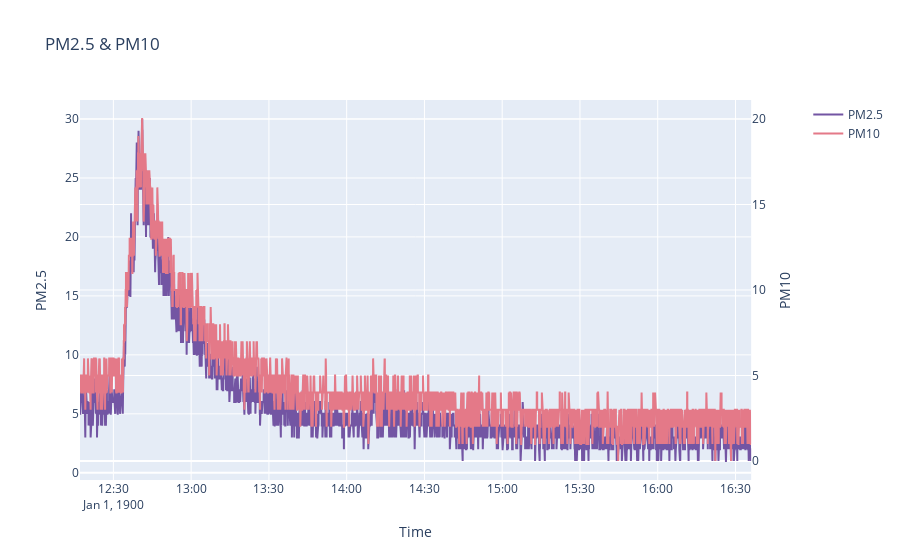

Write notebook code for a chart like this one.
### Code cell
#plotting latest data of one day in plotly
import plotly.graph_objects as go
from plotly.subplots import make_subplots
import pandas as pd
import datetime
df = pd.read_csv("24Oct2021.csv",sep=",")
#convert Time string to datetime type
format = "%H:%M:%S"
def convert_datetime(dt_string):
    dt_object = datetime.datetime.strptime(dt_string, format)
    return dt_object

df['Zeit'] = df['Zeit'].apply(convert_datetime)
def plotting(df):
    # Create figure with secondary y-axis
    fig = make_subplots(specs=[[{"secondary_y": True}]])

    # Add traces
    fig.add_trace(
        go.Scatter(x=df['Zeit'], y=df['PM25'], name="PM2.5", line=dict(color='#7355A3')),
        secondary_y=False,

    )

    fig.add_trace(
        go.Scatter(x=df['Zeit'], y=df['PM10'], name="PM10", line=dict(color='#E47988')),
        secondary_y=True,
    )

    # Add figure title
    fig.update_layout(
        title_text="PM2.5 & PM10",
        height=600
    )

    # Set x-axis title
    fig.update_xaxes(title_text="Time")

    # Set y-axes titles
    fig.update_yaxes(title_text="PM2.5", secondary_y=False)
    fig.update_yaxes(title_text="PM10", secondary_y=True)

    fig.show()

def plotting2(df):
    # Create figure with secondary y-axis
    fig = make_subplots(specs=[[{"secondary_y": True}]])

    # Add traces
    fig.add_trace(
        go.Scatter(x=df['JustTime'], y=df['SDS_P1'], name="PM2.5", line=dict(color='#7355A3')),
        secondary_y=False,

    )

    fig.add_trace(
        go.Scatter(x=df['JustTime'], y=df['SDS_P2'], name="PM10", line=dict(color='#E47988')),
        secondary_y=True,
    )

    # Add figure title
    fig.update_layout(
        title_text="PM2.5 & PM10",
        height=600
    )

    # Set x-axis title
    fig.update_xaxes(title_text="Time")

    # Set y-axes titles
    fig.update_yaxes(title_text="PM2.5", secondary_y=False)
    fig.update_yaxes(title_text="PM10", secondary_y=True)

    fig.show()
    
plotting(df)

### Figure 1 — Plotly figure (JSON) as saved in the notebook; plotly's stock layout.template omitted (floating-point values rounded to 4 significant figures; data arrays with more than 128 entries replaced by an {"elided": "..."} marker saying what was removed)
{"data": [{"line": {"color": "#7355A3"}, "name": "PM2.5", "type": "scatter", "x": {"elided": "15536 str values"}, "xaxis": "x", "y": {"elided": "15536 int values"}, "yaxis": "y"}, {"line": {"color": "#E47988"}, "name": "PM10", "type": "scatter", "x": {"elided": "15536 str values"}, "xaxis": "x", "y": {"elided": "15536 int values"}, "yaxis": "y2"}], "layout": {"autosize": true, "title": {"text": "PM2.5 & PM10"}, "xaxis": {"anchor": "y", "autorange": true, "domain": [0, 0.94], "range": ["1900-01-01 12:17:07", "1900-01-01 16:36:03"], "title": {"text": "Time"}, "type": "date"}, "yaxis": {"anchor": "x", "autorange": true, "domain": [0, 1], "range": [-0.6111, 31.61], "title": {"text": "PM2.5"}, "type": "linear"}, "yaxis2": {"anchor": "x", "autorange": true, "overlaying": "y", "range": [-1.111, 21.11], "side": "right", "title": {"text": "PM10"}, "type": "linear"}}}
